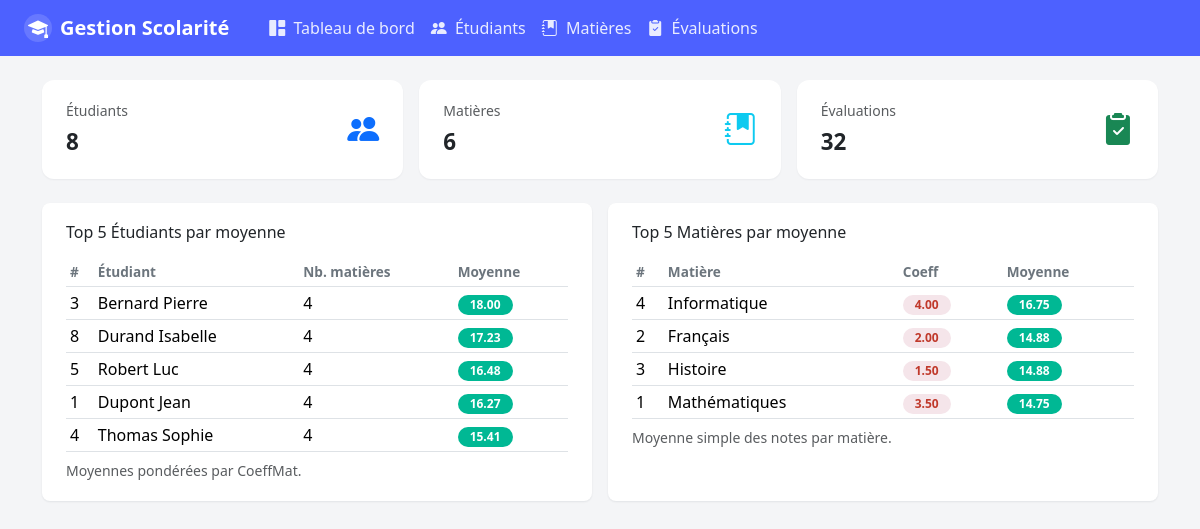
The page / on the database its author committed.
### tables this page shows
CREATE TABLE ETUDIANT (
  NEtudiant INT PRIMARY KEY AUTO_INCREMENT,
  Nom VARCHAR(100) NOT NULL,
  Prenom VARCHAR(100) NOT NULL
);

CREATE TABLE MATIERE (
  CodeMat INT PRIMARY KEY AUTO_INCREMENT,
  LibelleMat VARCHAR(150) NOT NULL,
  CoeffMat DECIMAL(4,2) NOT NULL CHECK (CoeffMat > 0)
);

### controlleurs/tableauDeBordControlleur.php (called while the page is built)
<?php
require_once "./models/TableauDeBordModel.php";
class TableauDeBordControlleur{
  public static function index(){
    $action = $_GET['action'] ?? '';
    [$nbrEtu, $nbrMat, $nbrEva, $topEtu, $topMat] = TableauDeBordModel::index();
    include "./vues/TableauDeBord/index.php";
  }
}

### models/tableauDeBordModel.php (called while the page is built, shortened)
<?php
class TableauDeBordModel{
  public static function index(){
    $conn = Gestionscolarite::connect();
      $requete1 = "SELECT COUNT(*) as nbr FROM etudiant";
      $requete2 = "SELECT COUNT(*) as nbr FROM matiere";
      $requete3 = "SELECT COUNT(*) as nbr FROM evaluer";
      $requete4 =
      "SELECT et.NEtudiant,
        CONCAT(et.Nom, ' ', et.Prenom) as Etudiant,
        COUNT(m.CodeMat) AS 'Nb. matiere',
        SUM(ev.Note * m.CoeffMat) / SUM(m.CoeffMat) AS Moyenne
      FROM etudiant et
      JOIN evaluer ev
      ON et.NEtudiant = ev.NEtudiant
      JOIN matiere m
      ON m.CodeMat = ev.CodeMat
      GROUP BY et.NEtudiant
      ORDER BY Moyenne DESC
      LIMIT 5";
      $requete5 =
      "SELECT m.CodeMat,
        m.LibelleMat,
        m.CoeffMat,
        SUM(ev.Note) / COUNT(ev.CodeMat) AS Moyenne
      FROM matiere m
      JOIN evaluer ev
      ON ev.CodeMat = m.CodeMat
      GROUP BY ev.CodeMat
      ORDER BY Moyenne DESC
      LIMIT 5";
    try {
      $stmt1 = $conn->query($requete1);
      $nbrEtu = $stmt1->fetchAll();
      $stmt2 = $conn->query($requete2);
      $nbrMat = $stmt2->fetchAll();
      $stmt3 = $conn->query($requete3);
      $nbrEva = $stmt3->fetchAll();
      $stmt4 = $conn->query($requete4);
      $topEtu = $stmt4->fetchAll();
      $stmt5 = $conn->query($requete5);
      $topMat = $stmt5->fetchAll();
      return [$nbrEtu, $nbrMat, $nbrEva, $topEtu, $topMat];
    } catch (PDOException $e) {
      echo "Erreur SQL : " . $e->getMessage();
    }
  }
}

### vues/TableauDeBord/top5.php (the view)
<div class="row g-3">
          <div class="col-lg-6">
            <div class="page-card h-100">
              <h6 class="mb-3">Top 5 Étudiants par moyenne</h6>
              <div class="table-responsive">
                <table class="table table-sm align-middle mb-0">
                  <thead>
                    <tr>
                      <th>#</th>
                      <th>Étudiant</th>
                      <th>Nb. matières</th>
                      <th>Moyenne</th>
                    </tr>
                  </thead>
                  <tbody>
                    <?php foreach($topEtu as $value): ?>
                    <tr>
                      <td><?=$value['NEtudiant']?></td>
                      <td><?=$value['Etudiant']?></td>
                      <td><?=$value['Nb. matiere']?></td>
                      <td>
                        <span class="badge badge-pill badge-avg-good">
                          <?= number_format($value['Moyenne'], 2) ?>
                        </span>
                      </td>
                    <?php endforeach; ?>
                  </tbody>
                </table>
              </div>
              <p class="text-muted small mt-2 mb-0">
                Moyennes pondérées par CoeffMat.
              </p>
            </div>
          </div>
          <div class="col-lg-6">
            <div class="page-card h-100">
              <h6 class="mb-3">Top 5 Matières par moyenne</h6>
              <div class="table-responsive">
                <table class="table table-sm align-middle mb-0">
                  <thead>
                    <tr>
                      <th>#</th>
                      <th>Matière</th>
                      <th>Coeff</th>
                      <th>Moyenne</th>
                    </tr>
                  </thead>
                  <tbody>
                    <?php foreach($topMat as $value): ?>
                    <tr>
                      <td><?=$value['CodeMat']?></td>
                      <td><?=$value['LibelleMat']?></td>
                      <td>
                        <span class="badge badge-pill badge-coeff">
                          <?=$value['CoeffMat']?>
                        </span>
                      </td>
                      <td>
                        <span class="badge badge-pill badge-avg-good">
                          <?=number_format($value['Moyenne'], 2)?>
                        </span>
                      </td>
                    </tr>
                   <?php endforeach; ?>
                  </tbody>
                </table>
              </div>
              <p class="text-muted small mt-2 mb-0">
                Moyenne simple des notes par matière.
              </p>
            </div>
          </div>
        </div>
      </section>

### index.php (shortened to what this page needs)
<?php
require_once "controlleurs/TableauDeBordControlleur.php";
$action = $_GET['action'] ?? "";
switch($action){
  default:
    TableauDeBordControlleur::index();
    break;
}

### vues/layout/Header.php (shortened to what this page needs)
<!DOCTYPE html>
<html lang="fr">
  <head>
    <link href="https://cdn.jsdelivr.net/npm/bootstrap@5.3.8/dist/css/bootstrap.min.css" rel="stylesheet">
    <link href="https://cdn.jsdelivr.net/npm/bootstrap-icons@1.11.3/font/bootstrap-icons.css" rel="stylesheet">
    <link rel="stylesheet" href="././assets/CSS/styles.css">
  </head>
  <body>
    <header class="topbar">
      <nav class="navbar navbar-expand-lg navbar-dark">
        <div class="container-fluid px-4">
          <a class="navbar-brand " href="index.php?action=tableauDeBord" data-section="dashboard">
            <span class="topbar-icon">
              <i class="bi bi-mortarboard-fill"></i>
            </span>
            Gestion Scolarité
          </a>
          <div class="collapse navbar-collapse" id="mainNav">
            <ul class="navbar-nav ms-3">
              <li class="nav-item">
                <a class="nav-link <?= ($action == 'tableauDeBord') ? 'active' : '' ?>" href="index.php?action=tableauDeBord" data-section="dashboard">
                  <i class="bi bi-grid-1x2-fill me-1"></i> Tableau de bord
                </a>
              </li>
              <li class="nav-item">
                <a class="nav-link <?= ($action == 'Etudiant' || $action == 'AjouterEtudiant' || $action == 'SupprimerEtudiant' || $action == 'RechercherEtudiant' || $action == 'ModifierEtudiant') ? 'active' : '' ?>" href="index.php?action=Etudiant" data-section="students">
                  <i class="bi bi-people-fill me-1"></i> Étudiants
                </a>
              </li>
              <li class="nav-item">
                <a class="nav-link <?= ($action == 'Matieres' || $action == 'RechercherMatiere' || $action == 'ModifierMatiere' || $action == 'SupprimerMatiere' || $action == 'AjouterMatiere') ? 'active' : '' ?>" href="index.php?action=Matieres" data-section="subjects">
                  <i class="bi bi-journal-bookmark-fill me-1"></i> Matières
                </a>
              </li>
              <li class="nav-item">
                <a class="nav-link <?= ($action == 'Evaluation' || $action == 'ModifierEvaluation' || $action == 'SupprimerEvaluation' || $action == 'AjouterEvaluation' || $action == 'RechercherEvaluation' ) ? 'active' : '' ?>" href="index.php?action=Evaluation" data-section="evaluations">
                  <i class="bi bi-clipboard2-check-fill me-1"></i> Évaluations
                </a>
              </li>
            </ul>
          </div>
        </div>
      </nav>
    </header>
  </body>

### vues/TableauDeBord/index.php
<?php include __DIR__  . "/../layout/Header.php"?>
<main>
<div class="container">
<?php include __DIR__  . "/Nombre.php"?>
<?php include __DIR__  . "/top5.php" ?>
<?php include __DIR__  . "/../layout/Footer.php" ?>

### vues/TableauDeBord/Nombre.php
<section id="dashboard">
        <div class="row g-3 mb-4">
          <div class="col-md-4">
            <div class="stat-card d-flex align-items-center justify-content-between">
              <div>
                <div class="text-muted small mb-1">Étudiants</div>
                <div class="stat-value"><?= $nbrEtu[0]['nbr'] ?></div>
              </div>
              <div class="fs-2 text-primary">
                <i class="bi bi-people-fill"></i>
              </div>
            </div>
          </div>
          <div class="col-md-4">
            <div class="stat-card d-flex align-items-center justify-content-between">
              <div>
                <div class="text-muted small mb-1">Matières</div>
                <div class="stat-value"><?=$nbrMat[0]['nbr'] ?></div>
              </div>
              <div class="fs-2 text-info">
                <i class="bi bi-journal-bookmark-fill"></i>
              </div>
            </div>
          </div>
          <div class="col-md-4">
            <div class="stat-card d-flex align-items-center justify-content-between">
              <div>
                <div class="text-muted small mb-1">Évaluations</div>
                <div class="stat-value"><?= $nbrEva[0]['nbr'] ?></div>
              </div>
              <div class="fs-2 text-success">
                <i class="bi bi-clipboard2-check-fill"></i>
              </div>
            </div>
          </div>
        </div>

### vues/layout/Footer.php (shortened to what this page needs)
</div>
</body>
</html>

### assets/CSS/styles.css (style rules this page uses)
body { background-color: #f4f5f7; font-family: system-ui, -apple-system, "Segoe UI", Roboto, sans-serif; }
.topbar { background-color: #4d61ff; color: #fff; }
.topbar .navbar-brand { font-weight: 600; display: flex; align-items: center; gap: .5rem; }
.topbar-icon { display: inline-flex; width: 28px; height: 28px; border-radius: 50%; align-items: center; justify-content: center; background-color: rgba(255, 255, 255, 0.15); }
.nav-link { color: #e9ecff !important; font-weight: 500; }
main { padding-top: 1.5rem; padding-bottom: 2rem; }
.page-card { background-color: #fff; border-radius: .5rem; padding: 1.25rem 1.5rem; box-shadow: 0 1px 2px rgba(15, 23, 42, 0.08); }
.badge-pill { border-radius: 999px; padding: .25rem .75rem; font-size: .75rem; font-weight: 600; }
.badge-coeff { background-color: #f5e5ea; color: #c0392b; }
.badge-avg-good { background-color: #00b894; color: #fff; }
.table thead th { font-size: .85rem; color: #6c757d; text-transform: none; }
.stat-card { border-radius: .75rem; padding: 1.25rem 1.5rem; background-color: #fff; box-shadow: 0 1px 2px rgba(15, 23, 42, 0.05); }
.stat-value { font-size: 1.4rem; font-weight: 700; }

### rows shown on the page
etudiant: NEtudiant "3", Etudiant "Bernard Pierre", Nb "4", Moyenne "18.00"
etudiant: NEtudiant "8", Etudiant "Durand Isabelle", Nb "4", Moyenne "17.23"
etudiant: NEtudiant "5", Etudiant "Robert Luc", Nb "4", Moyenne "16.48"
etudiant: NEtudiant "1", Etudiant "Dupont Jean", Nb "4", Moyenne "16.27"
etudiant: NEtudiant "4", Etudiant "Thomas Sophie", Nb "4", Moyenne "15.41"
matiere: CodeMat "4", LibelleMat "Informatique", CoeffMat "4.00", Moyenne "16.75"
matiere: CodeMat "2", LibelleMat "Français", CoeffMat "2.00", Moyenne "14.88"
matiere: CodeMat "3", LibelleMat "Histoire", CoeffMat "1.50", Moyenne "14.88"
matiere: CodeMat "1", LibelleMat "Mathématiques", CoeffMat "3.50", Moyenne "14.75"

### other values the page prints
$nbrEtu[0]['nbr'] "8"
$nbrMat[0]['nbr'] "6"
$nbrEva[0]['nbr'] "32"
